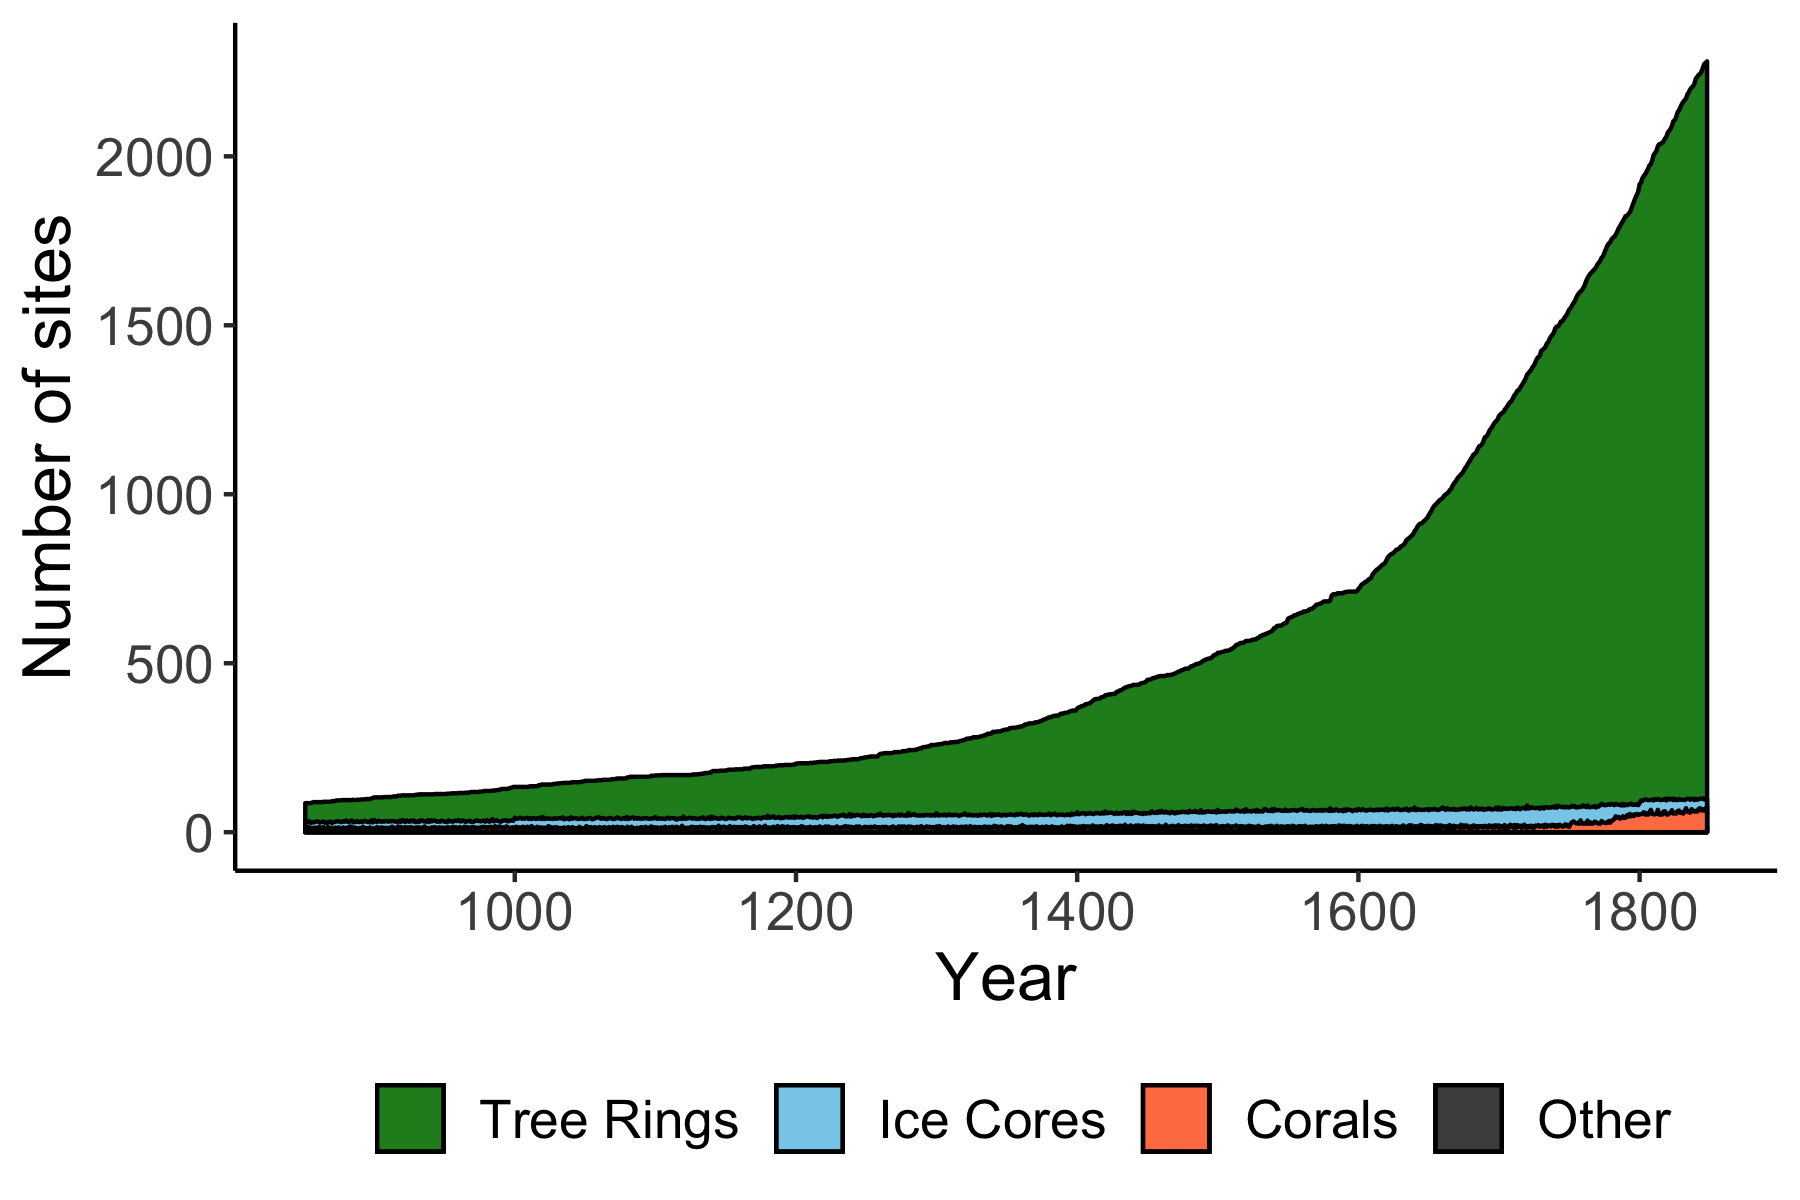

Recreate this plot in R.
rm(list = ls())
gc()




########### READ ME #############

# you must change the working directory to be the submit folder
# none of this will work otherwise
# mine is left here as an example

########## Example
# setwd("/Users/trevh/research/assimilation-cfr/submit/")

#################################




library(R.matlab)
library(ggplot2)


prox = readMat("maps/proxydata_aprmar_lmr_v0.2.0_pages2k_v2.mat")


### count the number of non-missing values each year to get the number of proxies each year
tmap = function(ind) {
  tmap = prox$lmr2k.data[851:1848,ind]
  tmap = 1-apply(tmap, 1, is.nan)
  colSums(tmap)
}

## stratify by archive (proxy) type
arch = lapply(prox$archive, function(x) {
  as.character(unlist(x))
})

# big 3
tree_rings = which(arch == "Tree Rings")
corals = which(arch == "Corals and Sclerosponges")
ice_cores = which(arch == "Ice Cores")
major = which(arch %in% c("Tree Rings", "Corals and Sclerosponges", "Ice Cores"))

# subset by archive type
tmap_tr = tmap(tree_rings)
tmap_cr = tmap(corals)
tmap_ic = tmap(ice_cores)
tmap_ot = tmap(-major)
tmap_gg = data.frame("tr" = tmap_tr, "cr" = tmap_cr, "ic" = tmap_ic, "ot" = tmap_ot, "Year" = 851:1848)


# plot with area plots
ggplot(tmap_gg) +
  geom_area(aes(Year, tr,
                fill = "Tree Rings"),
            color = 'black') +
  geom_area(aes(Year, ic,
                fill = "Ice Cores"),
            color = 'black') +
  geom_area(aes(Year, ot,
                fill = "Other"),
            color = 'black') +
  geom_area(aes(Year, cr,
                fill = "Corals"),
            color = 'black') +
  scale_fill_manual("", 
                    breaks = c("Tree Rings", "Ice Cores", "Corals", "Other"),
                    values = c("coral", "skyblue", "grey30", "forestgreen")) +
  theme_classic() +
  theme(legend.position="bottom",
        text = element_text(size = 16)) +
  ylab("Number of sites")
ggsave("maps/temporal_distribution.png", width = 6, height = 4)


# plot with area plots (log scale)
ggplot(tmap_gg) +
  geom_area(aes(Year, log1p(tr),
                fill = "Tree Rings")) +
  geom_area(aes(Year, log1p(ic),
                fill = "Ice Cores")) +
  geom_area(aes(Year, log1p(ot),
                fill = "Other")) +
  geom_area(aes(Year, log1p(cr),
                fill = "Corals")) +
  scale_fill_manual("", 
                    breaks = c("Tree Rings", "Ice Cores", "Corals", "Other"),
                    values = c("coral", "skyblue", "grey30", "forestgreen")) +
  theme_classic() +
  theme(legend.position="bottom",
        text = element_text(size = 16)) +
  # ylab("log counts") +
  scale_y_continuous("Number of sites", c(0, 2, 4, 6, 8),
                     labels = as.integer(exp(c(0, 2, 4, 6, 8))))
ggsave("maps/log_temporal_distribution.png", width = 6, height = 4)